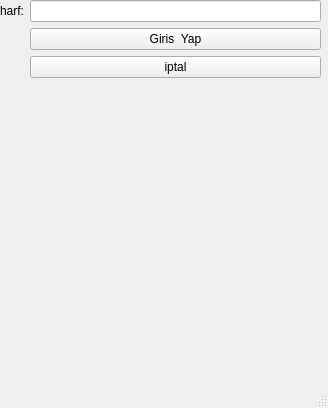
<?xml version="1.0" encoding="UTF-8"?>
<ui version="4.0">
 <class>MainWindow</class>
 <widget class="QMainWindow" name="MainWindow">
  <property name="geometry">
   <rect>
    <x>0</x>
    <y>0</y>
    <width>328</width>
    <height>408</height>
   </rect>
  </property>
  <property name="windowTitle">
   <string>MainWindow</string>
  </property>
  <widget class="QWidget" name="centralwidget">
   <widget class="QWidget" name="formLayoutWidget">
    <property name="geometry">
     <rect>
      <x>0</x>
      <y>0</y>
      <width>321</width>
      <height>371</height>
     </rect>
    </property>
    <layout class="QFormLayout" name="formLayout">
     <item row="0" column="0">
      <widget class="QLabel" name="label">
       <property name="text">
        <string>harf:</string>
       </property>
      </widget>
     </item>
     <item row="0" column="1">
      <widget class="QLineEdit" name="harf"/>
     </item>
     <item row="1" column="1">
      <widget class="QPushButton" name="btGiris">
       <property name="text">
        <string>Giris  Yap</string>
       </property>
      </widget>
     </item>
     <item row="2" column="1">
      <widget class="QPushButton" name="btIptal">
       <property name="text">
        <string>iptal</string>
       </property>
      </widget>
     </item>
     <item row="3" column="1">
      <widget class="QLabel" name="lblSonuc">
       <property name="text">
        <string/>
       </property>
      </widget>
     </item>
    </layout>
   </widget>
  </widget>
  <widget class="QMenuBar" name="menubar">
   <property name="geometry">
    <rect>
     <x>0</x>
     <y>0</y>
     <width>328</width>
     <height>21</height>
    </rect>
   </property>
  </widget>
  <widget class="QStatusBar" name="statusbar"/>
 </widget>
 <resources/>
 <connections/>
</ui>
